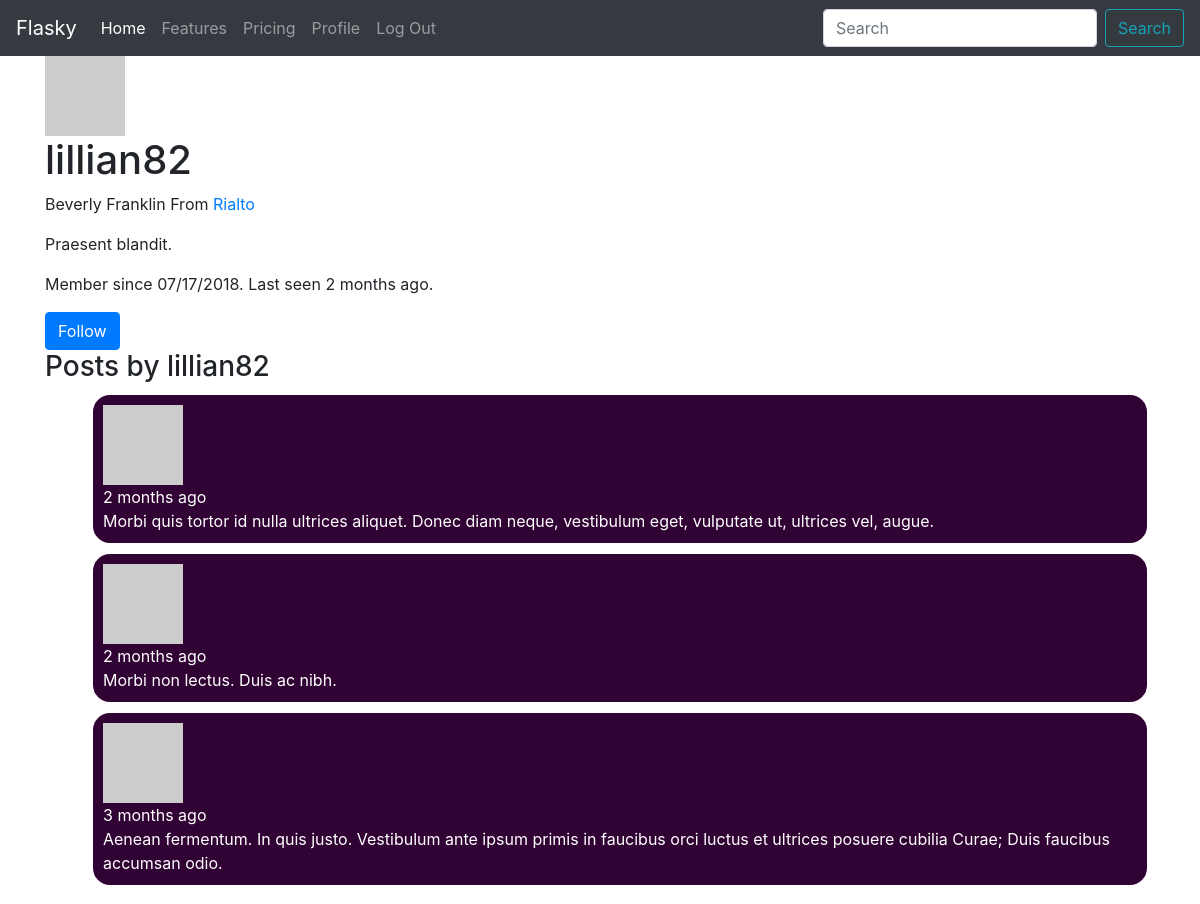
The app's page /user/lillian82 (signed in) with its own data.
### app/models.py (models this page shows, shortened)
class User(UserMixin, db.Model):
  __tablename__ ='users'
  id = db.Column(db.Integer, primary_key = True)
  email = db.Column(db.String(64), unique=True, index=True)
  username = db.Column(db.String(64), unique = True, index = True)
  role_id = db.Column(db.Integer, db.ForeignKey('roles.id'))
  password_hash = db.Column(db.String(128))
  confirmed = db.Column(db.Boolean, default=False)
  name = db.Column(db.String(64))
  location = db.Column(db.String(64))
  about_me = db.Column(db.Text())
  member_since = db.Column(db.DateTime(), default=datetime.utcnow())
  last_seen = db.Column(db.DateTime(), default=datetime.utcnow())
  avatar_hash=db.Column(db.String(32))
  posts = db.relationship('Post', backref='author', lazy='dynamic')
  followed = db.relationship('Follow', foreign_keys=[Follow.follower_id],
                              backref = db.backref('follower', lazy = 'joined'),
                              lazy='dynamic',
                              cascade='all, delete-orphan')
  followers = db.relationship('Follow', foreign_keys=[Follow.followed_id],
                              backref = db.backref('followed', lazy = 'joined'),
                              lazy='dynamic',
                              cascade='all, delete-orphan')
  comments = db.relationship('Comment', backref='author', lazy='dynamic')
  def is_following(self, user):
    return self.followed.filter_by(followed_id=user.id).first() is not None
  def can(self, permissions):
    return self.role is not None and \
      (self.role.permissions & permissions) == permissions
  def is_administrator(self):
    return self.can(Permission.ADMINISTER)
  def gravatar(self, size=100, default='identicon', rating='g'):
    if request.is_secure:
      url = 'https://secure.gravatar.com/avatar'
    else:
      url = 'http://www.gravatar.com/avatar'
    hash = self.avatar_hash or hashlib.md5(self.email.encode('utf-8')).hexdigest()
    return '{url}/{hash}?s={size}&d={default}&r={rating}'.format(url=url, hash=hash, size=size, default=default, rating=rating)
  @property
  def password(self):
    raise AttributeError('password is not a readable attribute')

class Post(db.Model):
  __tablename__ = 'posts'
  id = db.Column(db.Integer, primary_key=True)
  body = db.Column(db.Text)
  timestamp = db.Column(db.DateTime, index=True, default=datetime.utcnow)
  author_id = db.Column(db.Integer, db.ForeignKey('users.id'))
  body_html = db.Column(db.Text)
  comments = db.relationship('Comment', backref='post', lazy='dynamic')

### app/main/views.py (the view)
@main.route('/user/<username>')
def user(username):
	user = User.query.filter_by(username=username).first()
	if user is None:
		abort(404)
	posts = user.posts.order_by(Post.timestamp.desc()).all()
	return render_template('user.html', user=user, posts=posts)

### app/auth/views.py (called while the page is built)
@auth.before_app_request
def before_request():
  if current_user.is_authenticated \
      and not current_user.confirmed \
      and request.endpoint[:5]  != 'auth.':
    return redirect(url_for('auth.unconfirmed'))

@auth.before_app_request
def before_request():
  if current_user.is_authenticated:
    current_user.ping
    if not current_user.confirmed and request.endpoint[:5] != 'auth.':
      return redirect(url_for('auth.unconfirmed'))

### app/main/views.py (called while the page is built)
@main.app_context_processor
def inject_permissions():
	return dict(Permission=Permission)

### app/models.py (called while the page is built)
@login_manager.user_loader
def load_user(user_id):
  return User.query.get(int(user_id))

### app/templates/user.html (shortened to what this page needs)
{% extends "base.html" %}
{% block body %}
<div class="page-header">
	<img class="img-rounded profile-thumbnail" src="{{ user.gravatar(size=256) }}">
	<h1>{{ user.username }}</h1>
	{% if user.name or user.location %}
	<p>
		{% if user.name %}{{ user.name }}{% endif %}
		{% if user.location %}
			From <a href="http://maps.google.com/?q={{ user.location }}">
			{{ user.location }}
		</a>
		{% endif %}
	</p>
	{% endif %}
	{% if user.about_me %}<p>{{ user.about_me }}</p>{% endif %}
	<p>
		Member since {{ moment(user.member_since).format('L') }}.
		Last seen {{ moment(user.last_seen).fromNow() }}.
	</p>
</div>
{% if current_user.can(Permission.FOLLOW) and current_user != user  %}
	{% if not current_user.is_following(user) %}
		<a href="{{ url_for('.follow', username=user.username) }}" class="btn btn-primary">Follow</a>
	{% else %}
		<a href="{{ url_for('.unfollow', username=user.username) }}" class="btn btn-default">Unfollow</a>
	{% endif %}
{% endif %}
<h3>Posts by {{ user.username }}</h3>
		<ul class="posts">
		{% for post in posts %}
		<li class="post">
			<div class="profile-thumbnail">
				<a href="{{ url_for('.user', username=post.author.username) }}">
					<img class="img-rounded profile-thumbnail"
	src="{{ post.author.gravatar(size=40) }}">
				</a>
			</div>
			<div class="post-date">{{ moment(post.timestamp).fromNow() }}</div>
			<div class="post-body">{{ post.body }}</div>
		</li>
		{% endfor %}
	</ul>
{% endblock %}

### app/static/css/main.css (style rules this page uses)
.post, .comment { border: solid; padding: 10px; margin: 5px; border-radius: 20px; background: #310335; color: white; }
.post a { color:#ffc107; }

### records on screen
User: username "lillian82", name "Beverly Franklin", location "Rialto", about_me "Praesent blandit.", member_since "07/17/2018", last_seen "2 months ago"
Post: timestamp "2 months ago", body "Morbi quis tortor id nulla ultrices aliquet. Donec diam neque, vestibulum eget, vulputate ut, ultrices vel, augue."
Post: timestamp "2 months ago", body "Morbi non lectus. Duis ac nibh."
Post: timestamp "3 months ago", body "Aenean fermentum. In quis justo. Vestibulum ante ipsum primis in faucibus orci luctus et ultrices posuere cubilia Curae; Duis faucibus accumsan odio."
